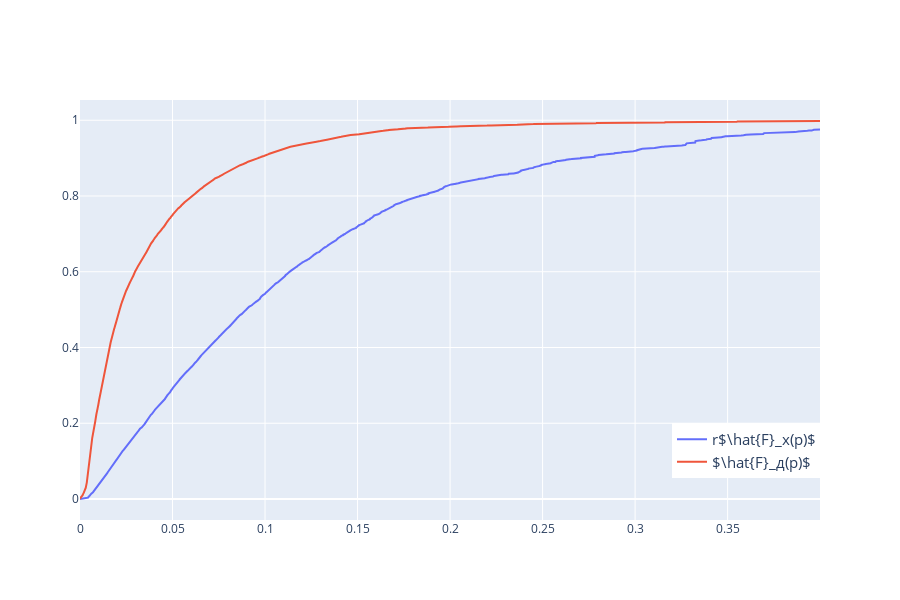

The cell this chart's notebook holds for it:
### Markdown cell above
Точки отсечения выбираем по полным данным

### Code cell
p_hat = model(X_full_tens).detach().numpy()
fpr, tpr, threholds = roc_curve(y_full, p_hat)
threholds = np.sort(threholds)

sel_cond = threholds < 0.4

fig = go.Figure()

fig.add_trace(go.Scatter(
    x = threholds[sel_cond], 
    y = fpr[sel_cond],
    name = 'r$\hat{F}_х(p)$'))
fig.add_trace(go.Scatter(
    x = threholds[sel_cond], 
    y = tpr[sel_cond],
    name = r'$\hat{F}_д(p)$'))

fig.update_layout(
    autosize=False,
    width=900,
    height=600,
    legend = dict(
        y = 0.1,
        x = 0.8,
        font_size = 15
    ),
)

# fig.write_html("/home/dranik/KFA/university/test.html")
# pltly.express.line(x = threholds, y = fpr)
# pltly.express.line(x = threholds, y = tpr)
# pltly.plot(threholds, fpr)

### Figure 1 — Plotly figure (JSON) as saved in the notebook; plotly's stock layout.template omitted (floating-point values rounded to 4 significant figures; data arrays with more than 128 entries replaced by an {"elided": "..."} marker saying what was removed)
{"data": [{"name": "r$\\hat{F}_х(p)$", "type": "scatter", "x": {"elided": "17793 float values"}, "y": {"elided": "17793 float values"}}, {"name": "$\\hat{F}_д(p)$", "type": "scatter", "x": {"elided": "17793 float values"}, "y": {"elided": "17793 float values"}}], "layout": {"autosize": false, "height": 600, "legend": {"font": {"size": 15}, "x": 0.8, "y": 0.1}, "width": 900, "xaxis": {"autorange": true, "range": [4.045e-21, 0.3999], "type": "linear"}, "yaxis": {"autorange": true, "range": [-0.05544, 1.053], "type": "linear"}}}
